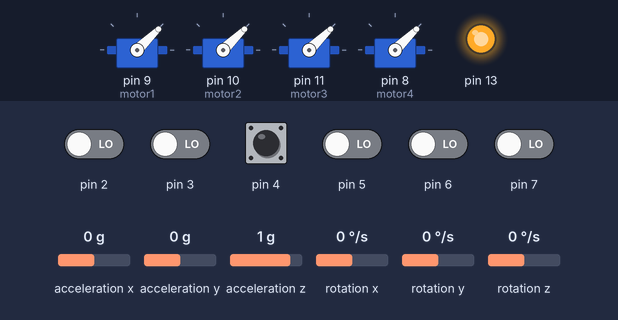
A sketch run on a simulated Arduino Uno, built with avr-gcc and run on an emulated ATmega328P. On the bench: 4 × servo, output pins drawn as LEDs (lit = HIGH). Wiring (inferred from the names in the program): MPU-9250 motion sensor at I2C address 0x68. Inputs (shaded band) come from the test bench; at power-on: pin 2–7 LOW, rotation x 0 °/s, acceleration z 1 g, acceleration x 0 g, acceleration y 0 g, rotation y 0 °/s, rotation z 0 °/s. What the sketch prints to the serial monitor is not drawn.

Above: at 8.4 s.
8.5 s: pin 4 pulsed HIGH 2 times (0.12 s each, 0.3 s apart)
At 9.9 s:
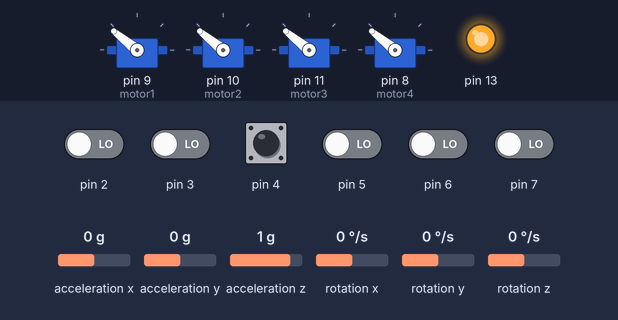
10.6 s: rotation x set to -192 °/s
At 13.2 s:
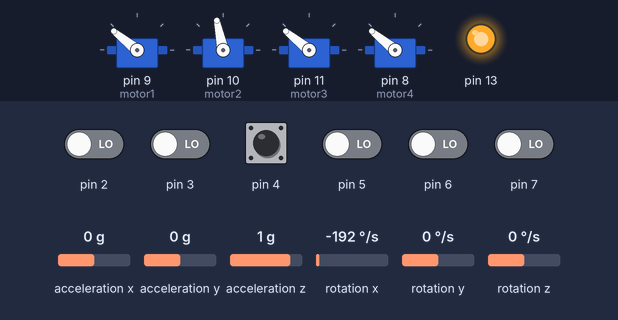
13.6 s: acceleration z set to 0 g
At 14.3 s:
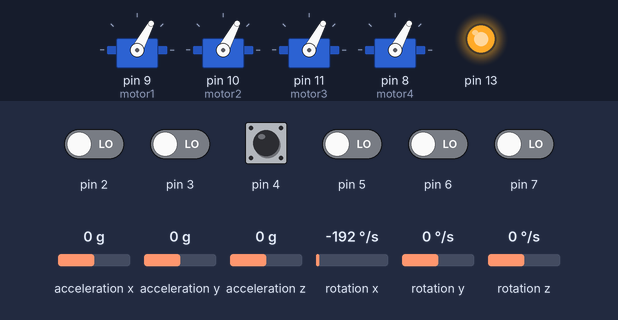
Timing chart, 0 to 16.6 s (numbered marks = the images above; inputs shaded):
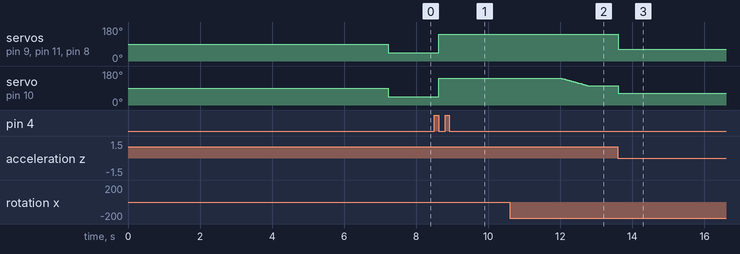

Measured:
- after the input at 8.5 s, servo on pin 9 (motor1), servo on pin 10 (motor2), servo on pin 11 (motor3), servo on pin 8 (motor4): 44° → 141° after 0.12 s
- after the input at 10.6 s, servo on pin 10 (motor2): moves from 141° to 102° over 0.71 s, starting after 1.4 s
- after the input at 13.6 s, servo on pin 9 (motor1), servo on pin 11 (motor3), servo on pin 8 (motor4): 141° → 62° at once; servo on pin 10 (motor2): 102° → 62° at once

The sketch:

FC_anglemode.ino
```cpp
#include <Wire.h>
// #include <PulsePosition.h>
#include <Servo.h>
//IMU
#define MPU_ADDR 0x68 //TO RECHECK BECAUSE I HAVE A MPU 6500
float prevRateRoll, prevRatePitch, prevRateYaw;
float RateRoll=0;
float RatePitch=0;
float RateYaw=0;
float RateCalibrationRoll, RateCalibrationPitch, RateCalibrationYaw;
float AccX, AccY, AccZ;
float AngleRoll, AnglePitch;
int16_t GyroX , GyroY, GyroZ,AccXLSB,AccYLSB,AccZLSB;
int RateCalibrationNumber;

//RATE CONTROLLER
float ErrorRateRoll, ErrorRatePitch, ErrorRateYaw;
float PrevErrorRateRoll, PrevErrorRatePitch, PrevErrorRateYaw;
float PrevItermRateRoll, PrevItermRatePitch, PrevItermRateYaw;
float PRateRoll=0.6; float PRatePitch=PRateRoll; float PRateYaw=2;
float IRateRoll=3.5; float IRatePitch=IRateRoll; float IRateYaw=12;
float DRateRoll=0.03; float DRatePitch=DRateRoll; float DRateYaw=0;
float DesiredRateRoll, DesiredRatePitch,DesiredRateYaw;
float DesiredAngleRoll, DesiredAnglePitch;
float PIDReturn[]={0, 0, 0};

//RECIVER
// PulsePositionInput ReceiverInput(RISING);
float ReceiverValue[]={0, 0, 0, 0, 0, 0, 0, 0};
int ChannelNumber=0;
float InputRoll, InputThrottle, InputPitch, InputYaw;

//BATTERY
float Voltage, Current, BatteryRemaining, BatteryAtStart;
float CurrentConsumed=0;
float BatteryDefault=1300;

//TIMING
uint32_t LoopTimer;
unsigned long prevTime=0;
float dt;

// ---------- Motor Control ----------
Servo motor1, motor2, motor3, motor4;
int motor1_output, motor2_output, motor3_output, motor4_output;
// //motors
// float MotorInput1, MotorInput2, MotorInput3, MotorInput4;

//kalman filter necessaries
float KalmanAngleRoll=0, KalmanUncertaintyAngleRoll=2*2;
float KalmanAnglePitch=0, KalmanUncertaintyAnglePitch=2*2;
float Kalman1DOutput[]={0,0};

//angle controller
float PrevErrorAngleRoll, PrevErrorAnglePitch;
float ErrorAngleRoll, ErrorAnglePitch;
float PrevItermAngleRoll, PrevItermAnglePitch;
float PAngleRoll=2; float PAnglePitch=PAngleRoll;
float IAngleRoll=0; float IAnglePitch=IAngleRoll;
float DAngleRoll=0; float DAnglePitch=DAngleRoll;
volatile uint32_t chStart[4];
volatile uint16_t chWidth[4];
volatile uint8_t lastPIND;


//-----------------------------------------------------------FUNCTIONS-----------------------------------------------------------------------


void kalman_1d(float KalmanState, float KalmanUncertainty, float KalmanInput, float KalmanMeasurement, float dt) {
  KalmanState=KalmanState+dt*KalmanInput;
  KalmanUncertainty=KalmanUncertainty + dt * dt * 4.0f * 4.0f;
  float KalmanGain=KalmanUncertainty * 1/(1*KalmanUncertainty + 3.0f * 3.0f);
  KalmanState=KalmanState+KalmanGain * (KalmanMeasurement-KalmanState);
  KalmanUncertainty=(1.0f - KalmanGain) * KalmanUncertainty;
  Kalman1DOutput[0]=KalmanState;
  Kalman1DOutput[1]=KalmanUncertainty;
}
// void battery_voltage(void) {
//   Voltage=(float)analogRead(15)/62;
//   Current=(float)analogRead(21)*0.089;
// }
// void read_receiver(void){
//   ChannelNumber = ReceiverInput.available();
//   if (ChannelNumber > 0) {
//          for (int i=1; i<=ChannelNumber;i++){
//               ReceiverValue[i-1]=ReceiverInput.read(i);
//          }
//   }
// }

ISR(PCINT2_vect) {
  uint8_t curr = PIND;
  uint8_t changed = curr ^ lastPIND;
  uint32_t now = micros();

  if (changed & (1 << 2)) {
    if (curr & (1 << 2)) chStart[0] = now;
    else chWidth[0] = now - chStart[0];
  }

  if (changed & (1 << 3)) {
    if (curr & (1 << 3)) chStart[1] = now;
    else chWidth[1] = now - chStart[1];
  }

  if (changed & (1 << 4)) {
    if (curr & (1 << 4)) chStart[2] = now;
    else chWidth[2] = now - chStart[2];
  }

  if (changed & (1 << 5)) {
    if (curr & (1 << 5)) chStart[3] = now;
    else chWidth[3] = now - chStart[3];
  }

  lastPIND = curr;
}


void gyro_signals(void) {
//LOW_PASS FILTER alread in the setup
  // Wire.beginTransmission(MPU_ADDR);
  // Wire.write(0x1A);
  // Wire.write(0x05);
  // Wire.endTransmission();

  //ACCMETER CONFIG already in setup
  // Wire.beginTransmission(MPU_ADDR);
  // Wire.write(0x1C);
  // Wire.write(0x10);
  // Wire.endTransmission();

  Wire.beginTransmission(MPU_ADDR);
  Wire.write(0x3B);
  Wire.endTransmission();
  Wire.requestFrom(MPU_ADDR,6);
  if (Wire.available() >= 6) {
     AccXLSB = Wire.read() << 8 | Wire.read();
     AccYLSB = Wire.read() << 8 | Wire.read();
     AccZLSB = Wire.read() << 8 | Wire.read();
  }
  //GYRO CONFIG alr in setup
  // Wire.beginTransmission(MPU_ADDR);
  // Wire.write(0x1B);
  // Wire.write(0x8);
  // Wire.endTransmission();


  Wire.beginTransmission(MPU_ADDR);
  Wire.write(0x43);
  Wire.endTransmission();
  Wire.requestFrom(MPU_ADDR,6);
  if (Wire.available() >= 6) {
     GyroX = Wire.read() << 8 | Wire.read();
     GyroY = Wire.read() << 8 | Wire.read();
     GyroZ = Wire.read() << 8 | Wire.read();
  }


  RateRoll = (float)GyroX / 65.5f;   // ±500 dps sensitivity
  RatePitch = (float)GyroY / 65.5f;
  RateYaw = (float)GyroZ / 65.5f;

  // //rate roll values
  // float gyroScale = 65.5;  // for ±500 dps
  // float newRateRoll  = GyroX / gyroScale;
  // float newRatePitch = GyroY / gyroScale;
  // float newRateYaw   = GyroZ / gyroScale;

  // // Apply simple low-pass filter
  // RateRoll  = 0.9 * RateRoll + 0.1 * newRateRoll;
  // RatePitch = 0.9 * RatePitch + 0.1 * newRatePitch;
  // RateYaw   = 0.9 * RateYaw + 0.1 * newRateYaw;

  //acc values
  AccX=(float)AccXLSB/4096;
  AccY=(float)AccYLSB/4096;
  AccZ=(float)AccZLSB/4096;


  //Angles using trignometery
  AngleRoll=atan(AccY/sqrt(AccX*AccX+AccZ*AccZ))*1/(3.142/180);
  AnglePitch=-atan(AccX/sqrt(AccY*AccY+AccZ*AccZ))*1/(3.142/180);
}


//PID EQN
void pid_equation(float Error, float P , float I, float D, float PrevError, float PrevIterm ,float dt) {
  //p term calc
  float Pterm=P*Error;

  //i term calc
  float Iterm=PrevIterm+I*(Error+PrevError)*dt/2;
  Iterm = constrain(Iterm, -400, 400);

  //d term calc
  float Dterm=D*(Error-PrevError)/dt;

  //output calc
  float PIDOutput= Pterm+Iterm+Dterm;

  //output constrain
  PIDOutput = constrain(PIDOutput, -400, 400);

  PIDReturn[0]=PIDOutput;
  PIDReturn[1]=Error;
  PIDReturn[2]=Iterm;
}


void reset_pid(void) {
  PrevErrorRateRoll=0; PrevErrorRatePitch=0; PrevErrorRateYaw=0;
  PrevItermRateRoll=0; PrevItermRatePitch=0; PrevItermRateYaw=0;
  PrevErrorAngleRoll=0; PrevErrorAnglePitch=0;
  PrevItermAngleRoll=0; PrevItermAnglePitch=0;
}

//-----------------------------------------------SETUP------------------------------------------

void setup() {
  Serial.begin(115200);
  Wire.setClock(400000);
  Wire.begin();
  motor1.attach(9);
  motor2.attach(10);
  motor3.attach(11);
  motor4.attach(8);

  pinMode(2, INPUT);
  pinMode(3, INPUT);
  pinMode(4, INPUT);
  pinMode(5, INPUT);

  PCICR |= (1 << PCIE2);      // enable PORTD pin-change interrupts
  PCMSK2 |= (1 << PCINT18);  // D2  (Roll)
  PCMSK2 |= (1 << PCINT19);  // D3  (Pitch)
  PCMSK2 |= (1 << PCINT20);  // D4  (Throttle)
  PCMSK2 |= (1 << PCINT21);  // D5  (Yaw)

  // WOULD ADD A BUZZER HERE
  //red
  // pinMode(5, OUTPUT);
  // digitalWrite(5, HIGH);
  //green
  pinMode(13, OUTPUT);
  digitalWrite(13, HIGH);

  delay(250);

    // Check MPU connection
  Wire.beginTransmission(MPU_ADDR);
  if (Wire.endTransmission() != 0) {
    Serial.println("MPU6050 not detected!");
    while (1);
  }
  //Wake up mpu6500
  Wire.beginTransmission(MPU_ADDR);
  Wire.write(0x6B);
  Wire.write(0x00);
  Wire.endTransmission();

    // Configure DLPF (low-pass)
  Wire.beginTransmission(MPU_ADDR);
  Wire.write(0x1A); Wire.write(0x05); // 44Hz cutoff
  Wire.endTransmission();
    // Configure gyro
  Wire.beginTransmission(MPU_ADDR);
  Wire.write(0x1B); Wire.write(0x08); // ±500 deg/s
  Wire.endTransmission();
  //ACCMETER CONFIG
  Wire.beginTransmission(MPU_ADDR);
  Wire.write(0x1C);
  Wire.write(0x10);
  Wire.endTransmission();

  delay(20); // just a small delay before calibration starts


  for (RateCalibrationNumber=0;
        RateCalibrationNumber<2000;
        RateCalibrationNumber ++) {
          gyro_signals();
    RateCalibrationRoll+=RateRoll;
    RateCalibrationPitch+=RatePitch;
    RateCalibrationYaw+=RateYaw;
    delay(1);
  }
  RateCalibrationRoll/=2000;
  RateCalibrationPitch/=2000;
  RateCalibrationYaw/=2000;


  // battery_voltage();
  // if (Voltage > 8.3) { digitalWrite(5, LOW); BatteryAtStart=BatteryDefault; }
  // else if (Voltage < 7.5) {BatteryAtStart=30/100*BatteryDefault ;}
  // else { digitalWrite(5, LOW); BatteryAtStart=(82*Voltage-580)/100*BatteryDefault; }
  // ReceiverInput.begin(14);
  // while (ReceiverValue[2] < 1020 ||
  //        ReceiverValue[2] > 1050) {
  //   read_receiver();
  //   delay(4);
  // }
  // Attach motors

  motor1.writeMicroseconds(1000);
  motor2.writeMicroseconds(1000);
  motor3.writeMicroseconds(1000);
  motor4.writeMicroseconds(1000);

  prevTime = micros();

  // pinMode(6, OUTPUT);
  // digitalWrite(6, HIGH);
}
void loop() {

//getting the calibrated R P Y
  gyro_signals();
  RateRoll-=RateCalibrationRoll;
  RatePitch-=RateCalibrationPitch;
  RateYaw-=RateCalibrationYaw;

// SETTING THE TIME TO ACCURATLY PROVIDE ITERATION LENGTH INSTEAD OF HARD CODING 0.004
  unsigned long now = micros();
  dt = (now - prevTime) / 1000000.0; // convert micro seconds to seconds
  prevTime = now;

//getting the KALMAN filtered angles
  kalman_1d(KalmanAngleRoll, KalmanUncertaintyAngleRoll, RateRoll, AngleRoll, dt);
  KalmanAngleRoll=Kalman1DOutput[0]; KalmanUncertaintyAngleRoll=Kalman1DOutput[1];
  kalman_1d(KalmanAnglePitch, KalmanUncertaintyAnglePitch, RatePitch, AnglePitch, dt);
  KalmanAnglePitch=Kalman1DOutput[0]; KalmanUncertaintyAnglePitch=Kalman1DOutput[1];

//getting the desired angles
  ReceiverValue[0] = chWidth[0]; // Roll
  ReceiverValue[1] = chWidth[1]; // Pitch
  ReceiverValue[2] = chWidth[2]; // Throttle
  ReceiverValue[3] = chWidth[3]; // Yaw

  Serial.println(ReceiverValue[0]);
  Serial.println(ReceiverValue[1]);
  Serial.println(ReceiverValue[2]);
  Serial.println(ReceiverValue[3]);

  DesiredAngleRoll=0.10*(ReceiverValue[0]-1500);
  DesiredAnglePitch=0.10*(ReceiverValue[1]-1500);
  InputThrottle=ReceiverValue[2];
  DesiredRateYaw=0.15*(ReceiverValue[3]-1500);

// ANGLE controller, aka PID equation to smoothly convert angles into rotation rate in appropriate settling time and with minimum overshoot
  ErrorAngleRoll=DesiredAngleRoll-KalmanAngleRoll;
  ErrorAnglePitch=DesiredAnglePitch-KalmanAnglePitch;

  //roll eqn
  pid_equation(ErrorAngleRoll, PAngleRoll, IAngleRoll, DAngleRoll, PrevErrorAngleRoll, PrevItermAngleRoll,dt);
  DesiredRateRoll=PIDReturn[0];
  PrevErrorAngleRoll=PIDReturn[1];
  PrevItermAngleRoll=PIDReturn[2];

  //pitch eqn
  pid_equation(ErrorAnglePitch, PAnglePitch, IAnglePitch, DAnglePitch, PrevErrorAnglePitch, PrevItermAnglePitch, dt);
  DesiredRatePitch=PIDReturn[0];
  PrevErrorAnglePitch=PIDReturn[1];
  PrevItermAnglePitch=PIDReturn[2];


//RATE Controller, aka PID equation to smoothly convert pitch,roll,yaw rate into motor inputs with minimum overshoot and in least settling time
  ErrorRateRoll=DesiredRateRoll-RateRoll;
  ErrorRatePitch=DesiredRatePitch-RatePitch;
  ErrorRateYaw=DesiredRateYaw-RateYaw;
  //roll eqn
  pid_equation(ErrorRateRoll, PRateRoll, IRateRoll, DRateRoll, PrevErrorRateRoll, PrevItermRateRoll ,dt);
       InputRoll=PIDReturn[0];
       PrevErrorRateRoll=PIDReturn[1];
       PrevItermRateRoll=PIDReturn[2];
  //pitch eqn
  pid_equation(ErrorRatePitch, PRatePitch,IRatePitch, DRatePitch, PrevErrorRatePitch, PrevItermRatePitch, dt);
       InputPitch=PIDReturn[0];
       PrevErrorRatePitch=PIDReturn[1];
       PrevItermRatePitch=PIDReturn[2];
  //yaw eqn
  pid_equation(ErrorRateYaw, PRateYaw,IRateYaw, DRateYaw, PrevErrorRateYaw, PrevItermRateYaw ,dt);
       InputYaw=PIDReturn[0];
       PrevErrorRateYaw=PIDReturn[1];
       PrevItermRateYaw=PIDReturn[2];


  if (InputThrottle > 1800) InputThrottle = 1800; //saftey eqn(failcheck)

//basic motor equations for drone
  motor1_output= 1000 + (InputThrottle-InputRoll-InputPitch-InputYaw);
  motor2_output= 1000 + (InputThrottle-InputRoll+InputPitch+InputYaw);
  motor3_output= 1000 + (InputThrottle+InputRoll+InputPitch-InputYaw);
  motor4_output= 1000 + (InputThrottle+InputRoll-InputPitch+InputYaw);


  // Constrain outputs
  motor1_output = constrain(motor1_output, 1180, 2000);
  motor2_output = constrain(motor2_output, 1180, 2000);
  motor3_output = constrain(motor3_output, 1180, 2000);
  motor4_output = constrain(motor4_output, 1180, 2000);


  int ThrottleCutOff=1000;

  if (ReceiverValue[2]<1050) {
    motor1_output=ThrottleCutOff;
    motor2_output=ThrottleCutOff;
    motor3_output=ThrottleCutOff;
    motor4_output=ThrottleCutOff;
    reset_pid();
  }

  motor1.writeMicroseconds(motor1_output);
  motor2.writeMicroseconds(motor2_output);
  motor3.writeMicroseconds(motor3_output);
  motor4.writeMicroseconds(motor4_output);


  // battery_voltage();
  // CurrentConsumed=Current*1000*0.004/3600+CurrentConsumed;
  // BatteryRemaining=(BatteryAtStart-CurrentConsumed)/BatteryDefault*100;
  // if (BatteryRemaining<=30) digitalWrite(5, HIGH);
  // else digitalWrite(5, LOW);
  // while (micros() - LoopTimer < 4000);
  // LoopTimer=micros();
}
```
